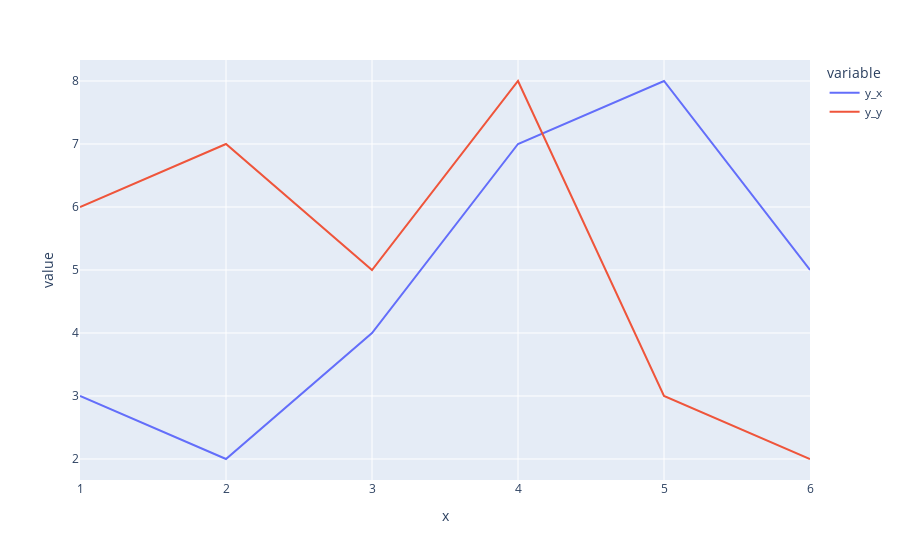

The notebook cell saved with this chart:
### Code cell
fig = px.line(
    comb_df,
    x='x', y=['y_x', 'y_y'],
    labels={'y_x': 'label_x', 'y_y': 'label_y'}
)
fig.show()

### Figure 1 — Plotly figure (JSON) as saved in the notebook; plotly's stock layout.template omitted (floating-point values rounded to 4 significant figures)
{"data": [{"hovertemplate": "variable=y_x<br>x=%{x}<br>value=%{y}<extra></extra>", "legendgroup": "y_x", "line": {"color": "#636efa", "dash": "solid"}, "marker": {"symbol": "circle"}, "mode": "lines", "name": "y_x", "orientation": "v", "showlegend": true, "type": "scatter", "x": [1, 2, 3, 4, 5, 6], "xaxis": "x", "y": [3, 2, 4, 7, 8, 5], "yaxis": "y"}, {"hovertemplate": "variable=y_y<br>x=%{x}<br>value=%{y}<extra></extra>", "legendgroup": "y_y", "line": {"color": "#EF553B", "dash": "solid"}, "marker": {"symbol": "circle"}, "mode": "lines", "name": "y_y", "orientation": "v", "showlegend": true, "type": "scatter", "x": [1, 2, 3, 4, 5, 6], "xaxis": "x", "y": [6, 7, 5, 8, 3, 2], "yaxis": "y"}], "layout": {"legend": {"title": {"text": "variable"}, "tracegroupgap": 0}, "margin": {"t": 60}, "xaxis": {"anchor": "y", "domain": [0, 1], "title": {"text": "x"}}, "yaxis": {"anchor": "x", "domain": [0, 1], "title": {"text": "value"}}}}
